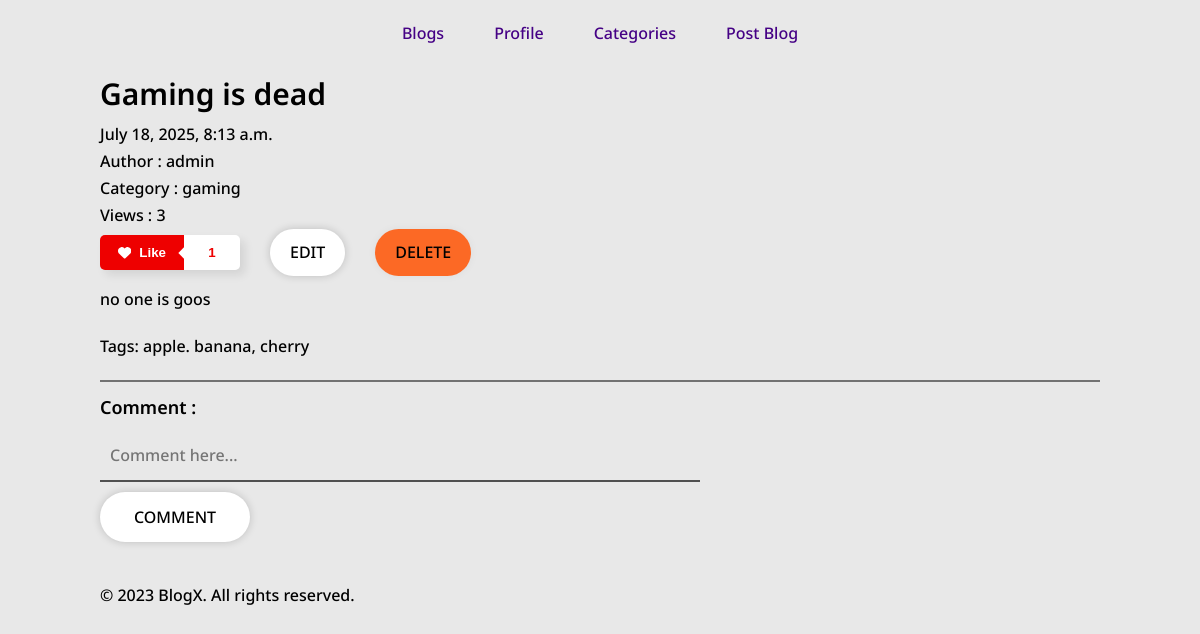
The app's page /blog/6/ (signed in), older data.
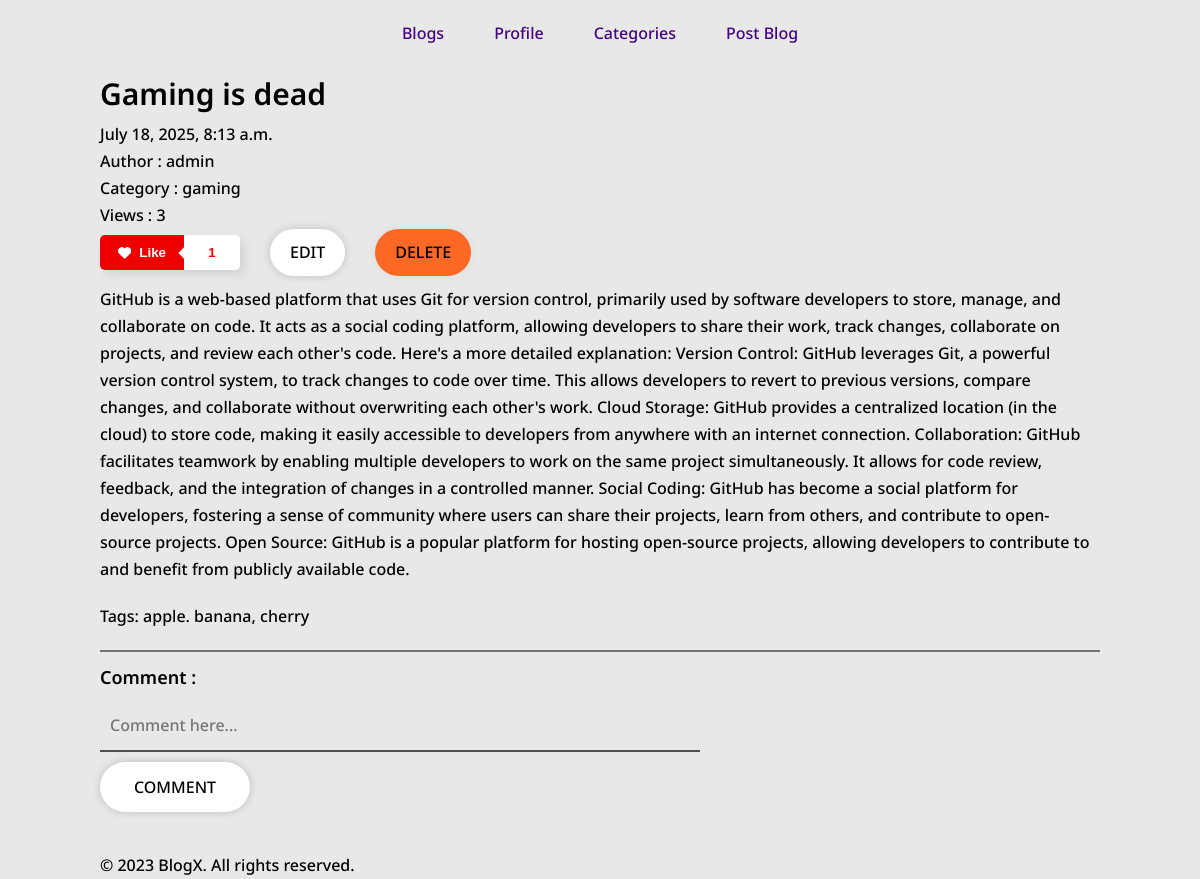
The same page, newer data.
### blog/models.py (models this page shows, shortened)
class BlogPost(models.Model):
    CATEGORY_CHOICES = [
        ('technology', 'Technology'),
        ('sports', 'Sports'),
        ('health', 'Health'),
        ('travel', 'Travel'),
        ('food', 'Food'),
        ('entertainment', 'Entertainment'),
        ('education', 'Education'),
        ('business', 'Business'),
        ('lifestyle', 'Lifestyle'),
        ('news', 'News'),
        ('gaming', 'Gaming'),
        ('other', 'Other'),
    ]
    title = models.CharField(max_length=200)
    content = models.TextField()
    author = models.ForeignKey(User, on_delete=models.CASCADE)
    created_at = models.DateTimeField(auto_now_add=True)
    views = models.ManyToManyField(User, related_name='views', blank=True)
    likes = models.ManyToManyField(User, related_name='liked_posts', blank=True)
    tags = models.CharField(max_length=100, blank=True, null=True)
    category = models.CharField(max_length=100, blank=True,  choices= CATEGORY_CHOICES)
    @property
    def like_count(self):
        return self.likes.count()
    @property
    def view_count(self):
        return self.views.count()
    class Meta:
        ordering = ['-created_at']
        verbose_name = 'Blog Post'
        verbose_name_plural = 'Blog Posts'

### blog/views.py (the view, shortened to what this page needs)
# urls.py: path("<int:id>/",views.blog_details,name = "blog_details"),
def blog_details(request,id):
    blog = BlogPost.objects.get(id = id)
    comments = blog.comments.all()
    if request.user.is_authenticated:
        blog.views.add(request.user)
    else:
        return redirect("members:login")
    form = CommentForm()
    context = {
        "blog": blog,
        "comment_form": form,
        "comments": comments,
        "rank": request.user.userprofile.rank,
    }
    return render(request,"blog_details.html",context)

### blog/forms.py
class CommentForm(forms.ModelForm):
    class Meta:
        model = Comment
        fields = ['comment']
        widgets = {
            'comment': forms.Textarea(attrs={'placeholder': 'Comment here...', 'class': 'text'}),
        }

### blog/templates/blog_details.html (shortened to what this page needs)
{% extends "base.html" %}
{% block user_links %}
    {% if rank == "author" %}
        <li><a href="{% url 'blog:post_blog' %}" class="text">Post Blog</a></li>
    {% endif %}
{% endblock %}
{% block content %}
<div class="blog-details-container">
    <div>
        <h1 class="h1">{{blog.title.capitalize}}</h1>
        <p class="text">{{blog.created_at}}</p>
    </div>
    <p class="text">Author : {{blog.author}}</p>
    <p class="text">Category : {{blog.category}}</p>
    <p class="text">Views : {{blog.view_count}}</p>
</div>
<div class="btns-blog-details">
    <form action="" method="post" class="like-form-button">
            <button class="likeBtn" type="submit" name="like_this">
                <span class="leftContainerLike">
                    <span class="like">Like</span>
                </span>
                <span class="likeCount">
                    {{ blog.like_count }}
                </span>
            </button>
    </form>
    {% if user == blog.author %}
    <a href="{% url 'blog:edit_blog' blog.id %}" class="text button-primary">Edit</a>
    <a href="{% url 'blog:delete_blog' blog.id %}" class="text button-secondary">Delete</a>
    {% endif %}
</div>
<div class="blog-details-content">
    <p class="text">{{blog.content}}</p>
    <p class="text">Tags: {{blog.tags}}</p>
</div>
<form action="" method="post" class="comment-form" >
    <label for="id_comment" class="h3">Comment :</label>
    {{ comment_form.comment }}
    <button type="submit" class="text button-primary" name = "add-comment">Comment</button>
</form>
{% endblock %}

Row changes from the older to the newer data that the page shows:
changed BlogPost "Gaming is dead": content "no one is goos" → "GitHub is a web-based platform that uses Git for version control, primarily used by software developers to store, manage, and collaborate on code. It acts as a social coding platform, allowing developers to share their work, track changes, collaborate on projects, and review each other's code. Here's a more detailed explanation: Version Control: GitHub leverages Git, a powerful version control system, to track changes to code over time. This allows developers to revert to previous versions, compare changes, and collaborate without overwriting each other's work. Cloud Storage: GitHub provides a centralized location (in the cloud) to store code, making it easily accessible to developers from…"
